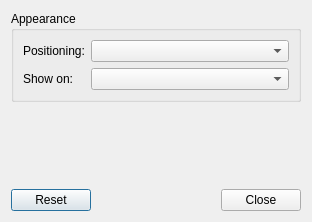
<?xml version="1.0" encoding="UTF-8"?>
<ui version="4.0">
 <class>ConfigureDialog</class>
 <widget class="QDialog" name="ConfigureDialog">
  <property name="geometry">
   <rect>
    <x>0</x>
    <y>0</y>
    <width>312</width>
    <height>222</height>
   </rect>
  </property>
  <property name="windowTitle">
   <string>LxQt-runner Settings</string>
  </property>
  <layout class="QVBoxLayout" name="verticalLayout">
   <item>
    <widget class="QGroupBox" name="groupBox">
     <property name="title">
      <string>Appearance</string>
     </property>
     <layout class="QFormLayout" name="formLayout_2">
      <item row="0" column="0">
       <widget class="QLabel" name="label">
        <property name="text">
         <string>Positioning:</string>
        </property>
       </widget>
      </item>
      <item row="0" column="1">
       <widget class="QComboBox" name="positionCbx"/>
      </item>
      <item row="1" column="0">
       <widget class="QLabel" name="label_2">
        <property name="text">
         <string>Show on:</string>
        </property>
       </widget>
      </item>
      <item row="1" column="1">
       <widget class="QComboBox" name="monitorCbx"/>
      </item>
     </layout>
    </widget>
   </item>
   <item>
    <layout class="QHBoxLayout" name="horizontalLayout">
     <item>
      <spacer name="horizontalSpacer">
       <property name="orientation">
        <enum>Qt::Horizontal</enum>
       </property>
       <property name="sizeHint" stdset="0">
        <size>
         <width>40</width>
         <height>20</height>
        </size>
       </property>
      </spacer>
     </item>
    </layout>
   </item>
   <item>
    <spacer name="verticalSpacer">
     <property name="orientation">
      <enum>Qt::Vertical</enum>
     </property>
     <property name="sizeHint" stdset="0">
      <size>
       <width>20</width>
       <height>38</height>
      </size>
     </property>
    </spacer>
   </item>
   <item>
    <widget class="QDialogButtonBox" name="buttonBox">
     <property name="orientation">
      <enum>Qt::Horizontal</enum>
     </property>
     <property name="standardButtons">
      <set>QDialogButtonBox::Close|QDialogButtonBox::Reset</set>
     </property>
    </widget>
   </item>
  </layout>
 </widget>
 <resources/>
 <connections>
  <connection>
   <sender>buttonBox</sender>
   <signal>accepted()</signal>
   <receiver>ConfigureDialog</receiver>
   <slot>accept()</slot>
   <hints>
    <hint type="sourcelabel">
     <x>248</x>
     <y>254</y>
    </hint>
    <hint type="destinationlabel">
     <x>157</x>
     <y>274</y>
    </hint>
   </hints>
  </connection>
  <connection>
   <sender>buttonBox</sender>
   <signal>rejected()</signal>
   <receiver>ConfigureDialog</receiver>
   <slot>reject()</slot>
   <hints>
    <hint type="sourcelabel">
     <x>316</x>
     <y>260</y>
    </hint>
    <hint type="destinationlabel">
     <x>286</x>
     <y>274</y>
    </hint>
   </hints>
  </connection>
 </connections>
</ui>
